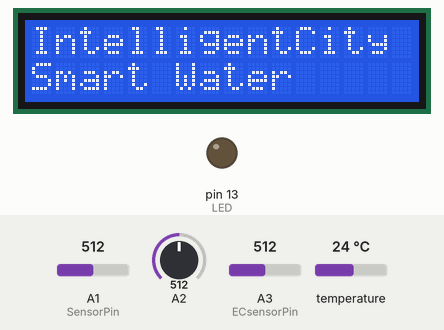
Recording of a sketch running on a simulated Arduino Uno, built with avr-gcc and run on an emulated ATmega328P. Parts: 16×2 character LCD, output pins drawn as LEDs (lit = HIGH). Dashed ring = blinking. The test bench sets the inputs (shaded band); at power-on: A1 (SensorPin) = 512, A2 = 512, A3 (ECsensorPin) = 512, temperature 24 °C. What the sketch prints to the serial monitor is not drawn.

Above: at 1.6 s.
At 2.7 s:
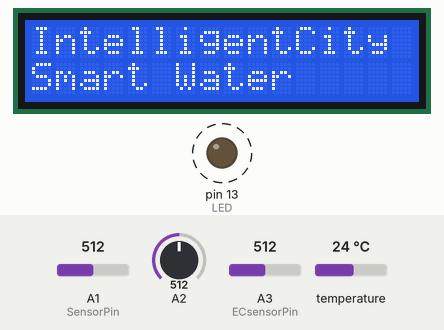
At 8.1 s:
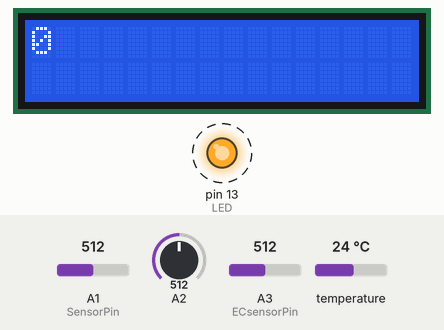
Timing chart, 0 to 40.0 s (numbered marks = the images above):
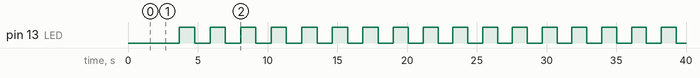

The sketch:

HavuzUnitesi_v0.1.ino
```cpp
#include <LiquidCrystal_I2C.h>

#include <Wire.h>

LiquidCrystal_I2C lcd(0x27, 2, 1, 0, 4, 5, 6, 7, 3, POSITIVE);  // Set the LCD I2C address


//For pH module

#define SensorPin A1            //pH meter Analog output to Arduino Analog Input 1
#define Offset 0.00            //deviation compensate
#define LED 13
#define samplingInterval 20
#define printInterval 800
#define ArrayLenth  40    //times of collection
int pHArray[ArrayLenth];   //Store the average value of the sensor feedback
int pHArrayIndex=0;

//For EC module

#include <OneWire.h>

#define StartConvert 0
#define ReadTemperature 1

const byte numReadings = 20;     //the number of sample times
byte ECsensorPin = A3;  //EC Meter analog output,pin on analog 3
byte DS18B20_Pin = 2; //DS18B20 signal, pin on digital 2
unsigned int AnalogSampleInterval=25,printIntervalEC=700,tempSampleInterval=850;  //analog sample interval;serial print interval;temperature sample interval
unsigned int readings[numReadings];      // the readings from the analog input
byte index = 0;                  // the index of the current reading
unsigned long AnalogValueTotal = 0;                  // the running total
unsigned int AnalogAverage = 0,averageVoltage=0;                // the average
unsigned long AnalogSampleTime,printTime,tempSampleTime;
float temperature,ECcurrent,ECvalue;

//Temperature chip i/o
OneWire ds(DS18B20_Pin);  // on digital pin 2

// for Turbidity Module

float TurbidityValue;

// ChlorinationMechanism
bool timeUp=true,timerWorking=false;


// for Chlorination mechanism

unsigned long timerhour;
```

Countdowntimer.ino
```cpp
unsigned long Watch, _micro, time = micros();
unsigned int Clock = 0, R_clock;
boolean Reset = false, Stop = false, Paused = false;
volatile boolean timeFlag = false;

boolean CountDownTimer()
{
  static unsigned long duration = 1000000; // 1 second
  timeFlag = false;

  if (!Stop && !Paused) // if not Stopped or Paused, run timer
  {
    // check the time difference and see if 1 second has elapsed
    if ((_micro = micros()) - time > duration )
    {
      Clock--;
      timeFlag = true;

      if (Clock == 0) // check to see if the clock is 0
        Stop = true; // If so, stop the timer

     // check to see if micros() has rolled over, if not,
     // then increment "time" by duration
      _micro < time ? time = _micro : time += duration;
    }
  }
  return !Stop; // return the state of the timer
}

void ResetTimer()
{
  SetTimer(R_clock);
  Stop = false;
}

void StartTimer()
{
  Watch = micros(); // get the initial microseconds at the start of the timer
  time = micros(); // hwd added so timer will reset if stopped and then started
  Stop = false;
  Paused = false;
}

void StopTimer()
{
  Stop = true;
}

void StopTimerAt(unsigned int hours, unsigned int minutes, unsigned int seconds)
{
  if (TimeCheck(hours, minutes, seconds) )
    Stop = true;
}

void PauseTimer()
{
  Paused = true;
}

void ResumeTimer() // You can resume the timer if you ever stop it.
{
  Paused = false;
}

void SetTimer(unsigned int hours, unsigned int minutes, unsigned int seconds)
{
  // This handles invalid time overflow ie 1(H), 0(M), 120(S) -> 1, 2, 0
  unsigned int _S = (seconds / 60), _M = (minutes / 60);
  if(_S) minutes += _S;
  if(_M) hours += _M;

  Clock = (hours * 3600) + (minutes * 60) + (seconds % 60);
  R_clock = Clock;
  Stop = false;
}

void SetTimer(unsigned int seconds)
{
 // StartTimer(seconds / 3600, (seconds / 3600) / 60, seconds % 60);
 Clock = seconds;
 R_clock = Clock;
 Stop = false;
}

int ShowHours()
{
  return Clock / 3600;
}

int ShowMinutes()
{
  return (Clock / 60) % 60;
}

int ShowSeconds()
{
  return Clock % 60;
}

unsigned long ShowMilliSeconds()
{
  return (_micro - Watch)/ 1000.0;
}

unsigned long ShowMicroSeconds()
{
  return _micro - Watch;
}

boolean TimeHasChanged()
{
  return timeFlag;
}

// output true if timer equals requested time
boolean TimeCheck(unsigned int hours, unsigned int minutes, unsigned int seconds)
{
  return (hours == ShowHours() && minutes == ShowMinutes() && seconds == ShowSeconds());
}
```

Functions.ino
```cpp
//For pH module

double avergearray(int* arr, int number){
  int i;
  int max,min;
  double avg;
  long amount=0;
  if(number<=0){
    Serial.println("Error number for the array to avraging!\n");
    return 0;
  }
  if(number<5){   //less than 5, calculated directly statistics
    for(i=0;i<number;i++){
      amount+=arr[i];
    }
    avg = amount/number;
    return avg;
  }else{
    if(arr[0]<arr[1]){
      min = arr[0];max=arr[1];
    }
    else{
      min=arr[1];max=arr[0];
    }
    for(i=2;i<number;i++){
      if(arr[i]<min){
        amount+=min;        //arr<min
        min=arr[i];
      }else {
        if(arr[i]>max){
          amount+=max;    //arr>max
          max=arr[i];
        }else{
          amount+=arr[i]; //min<=arr<=max
        }
      }//if
    }//for
    avg = (double)amount/(number-2);
  }//if
  return avg;
}


//For EC module

/*
ch=0,let the DS18B20 start the convert;ch=1,MCU read the current temperature from the DS18B20.
*/
float TempProcess(bool ch)
{
  //returns the temperature from one DS18B20 in DEG Celsius
  static byte data[12];
  static byte addr[8];
  static float TemperatureSum;
  if(!ch){
          if ( !ds.search(addr)) {
              Serial.println("no more sensors on chain, reset search!");
              ds.reset_search();
              return 0;
          }
          if ( OneWire::crc8( addr, 7) != addr[7]) {
              Serial.println("CRC is not valid!");
              return 0;
          }
          if ( addr[0] != 0x10 && addr[0] != 0x28) {
              Serial.print("Device is not recognized!");
              return 0;
          }
          ds.reset();
          ds.select(addr);
          ds.write(0x44,1); // start conversion, with parasite power on at the end
  }
  else{
          byte present = ds.reset();
          ds.select(addr);
          ds.write(0xBE); // Read Scratchpad
          for (int i = 0; i < 9; i++) { // we need 9 bytes
            data[i] = ds.read();
          }
          ds.reset_search();
          byte MSB = data[1];
          byte LSB = data[0];
          float tempRead = ((MSB << 8) | LSB); //using two's compliment
          TemperatureSum = tempRead / 16;
    }
          return TemperatureSum;
}


// for Turbidity Module


// ChlorinationMechanism

void runChlorination(int x) {
//run step motor X steps

runStepmotor(x);

// reset counter
timeUp=false;
CountDownTimer(); // run the timer
SetTimer(24,0,0);
StartTimer();
timerWorking=true;
}


void runStepmotor( int s) {

Serial.print("run step motor ");
Serial.print(s);
Serial.println(" steps");
}
```

Loop.ino
```cpp
void loop() {

  //For pH module
  static unsigned long samplingTime = millis();
  static unsigned long printTime = millis();
  static float pHValue,pHvoltage;
  if(millis()-samplingTime > samplingInterval)
  {
      pHArray[pHArrayIndex++]=analogRead(SensorPin);
      if(pHArrayIndex==ArrayLenth)pHArrayIndex=0;
      pHvoltage = avergearray(pHArray, ArrayLenth)*5.0/1024;
      pHValue = 3.5*pHvoltage+Offset;
      samplingTime=millis();
  }
  if(millis() - printTime > printInterval)   //Every 800 milliseconds, print a numerical, convert the state of the LED indicator
  {
    Serial.println("\n ************** ************** pH Sensor: ************** **************");
  Serial.print("pHvoltage: ");
        Serial.print(pHvoltage,2);
        Serial.print("    pH value: ");
  Serial.println(pHValue,2);
        digitalWrite(LED,digitalRead(LED)^1);
        printTime=millis();
  }

  //For EC module

  /*
   Every once in a while,sample the analog value and calculate the average.
  */
  if(millis()-AnalogSampleTime>=AnalogSampleInterval)
  {
    AnalogSampleTime=millis();
     // subtract the last reading:
    AnalogValueTotal = AnalogValueTotal - readings[index];
    // read from the sensor:
    readings[index] = analogRead(ECsensorPin);
    // add the reading to the total:
    AnalogValueTotal = AnalogValueTotal + readings[index];
    // advance to the next position in the array:
    index = index + 1;
    // if we're at the end of the array...
    if (index >= numReadings)
    // ...wrap around to the beginning:
    index = 0;
    // calculate the average:
    AnalogAverage = AnalogValueTotal / numReadings;
  }
  /*
   Every once in a while,MCU read the temperature from the DS18B20 and then let the DS18B20 start the convert.
   Attention:The interval between start the convert and read the temperature should be greater than 750 millisecond,or the temperature is not accurate!
  */
   if(millis()-tempSampleTime>=tempSampleInterval)
  {
    tempSampleTime=millis();
    temperature = TempProcess(ReadTemperature);  // read the current temperature from the  DS18B20
    TempProcess(StartConvert);                   //after the reading,start the convert for next reading
  }
   /*
   Every once in a while,print the information on the serial monitor.
  */
  if(millis()-printTime>=printIntervalEC)
  {
    printTime=millis();
    averageVoltage=AnalogAverage*(float)5000/1024;
    Serial.println("\n ************** ************** Electronic Conductivity: ************** **************");
    Serial.print("\nAnalog value:");
    Serial.print(AnalogAverage);   //analog average,from 0 to 1023
    Serial.print("    Voltage:");
    Serial.print(averageVoltage);  //millivolt average,from 0mv to 4995mV
    Serial.print("mV    ");
    Serial.print("temp:");
    Serial.print(temperature);    //current temperature
    Serial.print("^C     EC:");

    float TempCoefficient=1.0+0.0185*(temperature-25.0);    //temperature compensation formula: fFinalResult(25^C) = fFinalResult(current)/(1.0+0.0185*(fTP-25.0));
    float CoefficientVolatge=(float)averageVoltage/TempCoefficient;
    if(CoefficientVolatge<150)Serial.println("No solution!");   //25^C 1413us/cm<-->about 216mv  if the voltage(compensate)<150,that is <1ms/cm,out of the range
    else if(CoefficientVolatge>3300)Serial.println("Out of the range!");  //>20ms/cm,out of the range
    else
    {
      if(CoefficientVolatge<=448)ECcurrent=6.84*CoefficientVolatge-64.32;   //1ms/cm<EC<=3ms/cm
      else if(CoefficientVolatge<=1457)ECcurrent=6.98*CoefficientVolatge-127;  //3ms/cm<EC<=10ms/cm
      else ECcurrent=5.3*CoefficientVolatge+2278;                           //10ms/cm<EC<20ms/cm
      ECcurrent/=1000;    //convert us/cm to ms/cm
      Serial.print(ECcurrent,2);  //two decimal
      Serial.println("ms/cm");
      ECvalue=ECcurrent;
    }
  }

// for Turbidity Module

 Serial.println("\n ************** ************** Turbidity Sensor: ************** **************");
  int sensorValue = analogRead(A2);// read the input on analog pin 2:
  float Turbvoltage = sensorValue * (5.0 / 1024.0); // Convert the analog reading (which goes from 0 - 1023) to a voltage (0 - 5V):
  Serial.println("Turbvoltage: ");
  Serial.println(Turbvoltage); // print out the value you read:
  float Turbidity = -1120.4*Turbvoltage*Turbvoltage + 5742.3*Turbvoltage +4352.9; // Convert the voltage (0 - 5V) to NTU:
   Serial.println("Turbidity: ");
   Serial.println(Turbidity); // print out the turbidity value:
   TurbidityValue = Turbidity;
  delay(500);

// ChlorinationMechanism

if(timerWorking) {
timerhour = ShowHours();
if(timerhour =0) {
timeUp =true;
}
}

if(pHValue<6.5){
  Serial.println("\n ************** ************** ATTENTION! ************** **************");
    Serial.println("pH value is below 6.5!\n");
    Serial.println("\n ************** ************** ATTENTION! ************** **************");
     if(timeUp) {
      runChlorination(1);
     }
}

if(pHValue>9.5){
  Serial.println("\n ************** ************** ATTENTION! ************** **************");
    Serial.println("pH value is over 9.5!\n");
    Serial.println("\n ************** ************** ATTENTION! ************** **************");
         if(timeUp) {
      runChlorination(2);
     }
}

if(ECvalue>2500){
  Serial.println("\n ************** ************** ATTENTION! ************** **************");
    Serial.println("EC value is over 2500 us/cm!\n");
    Serial.println("\n ************** ************** ATTENTION! ************** **************");
         if(timeUp) {
      runChlorination(1);
     }
}

if(TurbidityValue>9.5){
  Serial.println("\n ************** ************** ATTENTION! ************** **************");
    Serial.println("Turbidity value is over 5 NTU!\n");
    Serial.println("\n ************** ************** ATTENTION! ************** **************");
         if(timeUp) {
      runChlorination(2);
     }
}

//LCD printing

 // int pHtext =(int)pHValue;
/*
  lcd.clear();
  lcd.setCursor(0,0);
  lcd.print("pH :");
  lcd.setCursor(4,0);
  lcd.print(pHValue);
  lcd.setCursor(9,0);
  lcd.print("EC:");
  lcd.setCursor(12,0);
  lcd.print(ECvalue);

  lcd.setCursor(0,1);
  lcd.print("Trb:");
  lcd.setCursor(4,1);
  lcd.print(TurbidityValue);
  lcd.setCursor(9,1);
  lcd.print("T:");
  lcd.setCursor(12,1);
  lcd.print(temperature);
  */
  lcd.clear();
  lcd.setCursor(0,0);
  lcd.print(timerhour);

// LoRa communication


}
```

Setup.ino
```cpp
void setup() {

  //LCD

  // initialize the LCD
 lcd.begin(16,2);   // initialize the lcd for 16 chars 2 lines, turn on backlight

// ------- Quick 3 blinks of backlight  -------------
  for(int i = 0; i< 3; i++)
  {
    lcd.backlight();
    delay(250);
    lcd.noBacklight();
    delay(250);
  }
  lcd.backlight(); // finish with backlight on

//Start message
  lcd.setCursor(0,0);
  lcd.print("IntelligentCity");
  lcd.setCursor(0,1);
  lcd.print("Smart Water");
  delay(1000);

  //For pH module

  pinMode(LED,OUTPUT);
  Serial.begin(115200);
  Serial.println("Havuz Unitesi");    //Test the serial monitor

//For EC module
  // initialize all the readings to 0:
  for (byte thisReading = 0; thisReading < numReadings; thisReading++)
    readings[thisReading] = 0;
  TempProcess(StartConvert);   //let the DS18B20 start the convert
  AnalogSampleTime=millis();
  printTime=millis();
  tempSampleTime=millis();

// ChlorinationMechanism


}
```

Measured:
- by itself, pin 13 (LED): alternates HIGH for 1.1 s and LOW for 1.1 s
- by itself, everything shown: repeats every 17.2 s, in 16 steps
- what the display in image 0 shows lasts 1.5 s, from 1.6 s to 3.1 s
